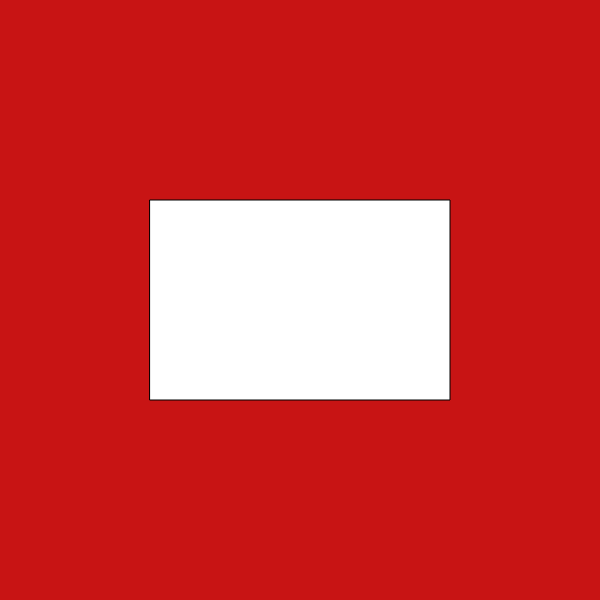
Frame 1 (no input)
Frame 60 (no input): identical to frame 1, image omitted
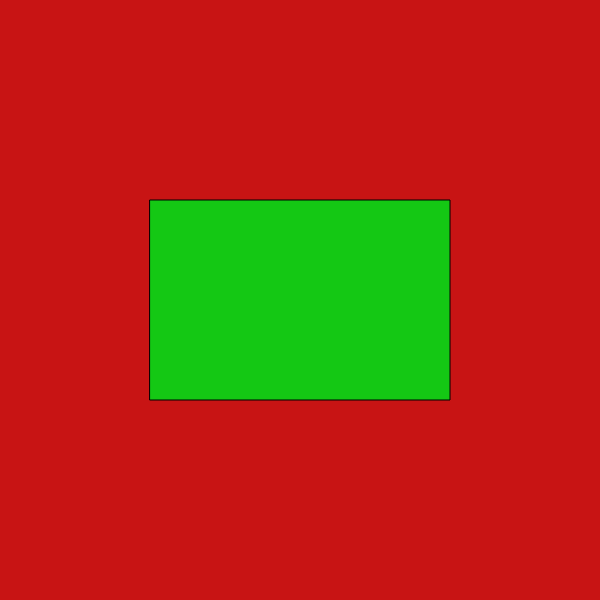
Frame 120 (the mouse pressed at the canvas centre since frame 60)

The p5.js sketch that drew these frames (run headless with seeded random() and noise() and a simulated clock; from frame 60 on, the mouse is pressed at the canvas centre):

// p5.js sketch
// ── sketch.js
// week 03 code

let xpos = 150;
let ypos = 200;

let rectwidth = 300;
let rectheight = 200;

function setup() {
    createCanvas(600, 600);
}

function draw() {
    background(200,20,20);
  
    // (xpos + rectwidth) > mouseX > xpos
    // xpos < mouseX <(xpos + rectwidth)
    if (mouseX > xpos && 
        mouseX <(xpos + rectwidth) && 
        mouseY > ypos && 
        mouseY < (ypos +rectheight)
        ){
        fill(20,200,20);
    }else{
        fill(255);
    }


    rect(xpos, ypos, rectwidth, rectheight);
}
